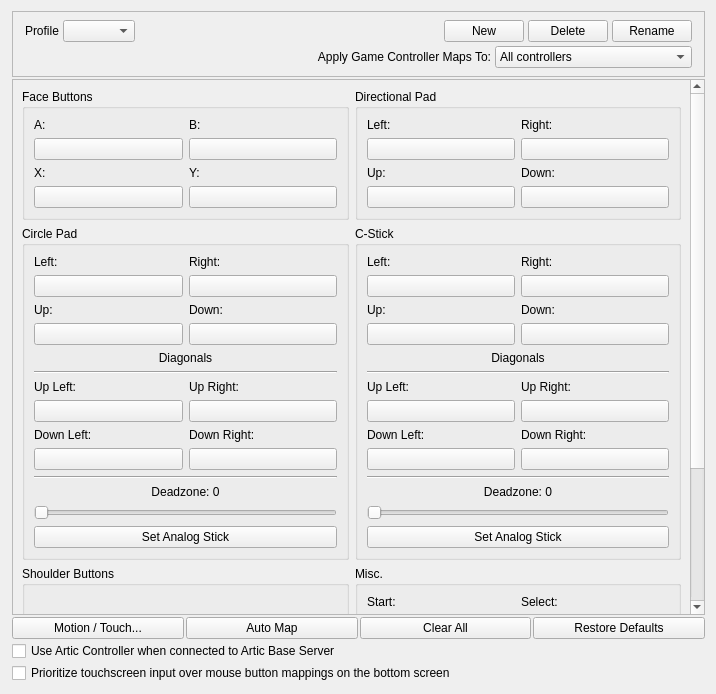
<?xml version="1.0" encoding="UTF-8"?>
<ui version="4.0">
 <class>ConfigureInput</class>
 <widget class="QWidget" name="ConfigureInput">
  <property name="geometry">
   <rect>
    <x>0</x>
    <y>0</y>
    <width>716</width>
    <height>694</height>
   </rect>
  </property>
  <layout class="QVBoxLayout" name="rootLayout">
   <property name="spacing">
    <number>2</number>
   </property>
   <property name="leftMargin">
    <number>12</number>
   </property>
   <item>
    <widget class="QFrame" name="frame">
     <property name="frameShape">
      <enum>QFrame::StyledPanel</enum>
     </property>
     <property name="frameShadow">
      <enum>QFrame::Sunken</enum>
     </property>
     <layout class="QVBoxLayout" name="verticalLayout_40">
      <property name="spacing">
       <number>4</number>
      </property>
      <property name="leftMargin">
       <number>12</number>
      </property>
      <property name="topMargin">
       <number>8</number>
      </property>
      <property name="rightMargin">
       <number>12</number>
      </property>
      <property name="bottomMargin">
       <number>8</number>
      </property>
      <item>
       <layout class="QHBoxLayout" name="horizontalLayout_3">
        <item>
         <widget class="QLabel" name="label_5">
          <property name="text">
           <string>Profile</string>
          </property>
         </widget>
        </item>
        <item>
         <widget class="QComboBox" name="profile"/>
        </item>
        <item>
         <spacer name="horizontalSpacer_2">
          <property name="orientation">
           <enum>Qt::Horizontal</enum>
          </property>
          <property name="sizeHint" stdset="0">
           <size>
            <width>40</width>
            <height>20</height>
           </size>
          </property>
         </spacer>
        </item>
        <item>
         <widget class="QPushButton" name="buttonNew">
          <property name="text">
           <string>New</string>
          </property>
         </widget>
        </item>
        <item>
         <widget class="QPushButton" name="buttonDelete">
          <property name="text">
           <string>Delete</string>
          </property>
         </widget>
        </item>
        <item>
         <widget class="QPushButton" name="buttonRename">
          <property name="text">
           <string>Rename</string>
          </property>
         </widget>
        </item>
       </layout>
      </item>
      <item>
       <layout class="QHBoxLayout" name="horizontalLayout_2">
        <property name="leftMargin">
         <number>0</number>
        </property>
        <item alignment="Qt::AlignRight">
         <widget class="QLabel" name="label_16">
          <property name="sizePolicy">
           <sizepolicy hsizetype="Expanding" vsizetype="Preferred">
            <horstretch>0</horstretch>
            <verstretch>0</verstretch>
           </sizepolicy>
          </property>
          <property name="minimumSize">
           <size>
            <width>166</width>
            <height>0</height>
           </size>
          </property>
          <property name="maximumSize">
           <size>
            <width>1920192</width>
            <height>16777215</height>
           </size>
          </property>
          <property name="toolTip">
           <string>Some mappings cannot be applied to all controllers, such as back buttons</string>
          </property>
          <property name="text">
           <string>Apply Game Controller Maps To:</string>
          </property>
          <property name="alignment">
           <set>Qt::AlignRight|Qt::AlignTrailing|Qt::AlignVCenter</set>
          </property>
         </widget>
        </item>
        <item>
         <widget class="QComboBox" name="comboBoxMappingType">
          <property name="sizePolicy">
           <sizepolicy hsizetype="Maximum" vsizetype="Fixed">
            <horstretch>0</horstretch>
            <verstretch>0</verstretch>
           </sizepolicy>
          </property>
          <property name="minimumSize">
           <size>
            <width>150</width>
            <height>0</height>
           </size>
          </property>
          <item>
           <property name="text">
            <string>All controllers</string>
           </property>
          </item>
          <item>
           <property name="text">
            <string>Controllers of the mapped type</string>
           </property>
          </item>
          <item>
           <property name="text">
            <string>Only the mapped controller</string>
           </property>
          </item>
         </widget>
        </item>
       </layout>
      </item>
     </layout>
    </widget>
   </item>
   <item>
    <widget class="QScrollArea" name="scrollArea">
     <property name="widgetResizable">
      <bool>true</bool>
     </property>
     <widget class="QWidget" name="scrollAreaContents">
      <property name="geometry">
       <rect>
        <x>0</x>
        <y>0</y>
        <width>675</width>
        <height>996</height>
       </rect>
      </property>
      <layout class="QVBoxLayout" name="verticalLayout_5">
       <item>
        <layout class="QGridLayout" name="gridLayout_7">
         <item row="2" column="0">
          <widget class="QGroupBox" name="faceButtons_3">
           <property name="title">
            <string>Shoulder Buttons</string>
           </property>
           <property name="flat">
            <bool>false</bool>
           </property>
           <property name="checkable">
            <bool>false</bool>
           </property>
           <layout class="QGridLayout" name="gridLayout_3">
            <item row="1" column="1">
             <layout class="QVBoxLayout" name="verticalLayout_16">
              <item>
               <widget class="QLabel" name="label_18">
                <property name="text">
                 <string notr="true">ZR:</string>
                </property>
               </widget>
              </item>
              <item>
               <widget class="QPushButton" name="buttonZR">
                <property name="text">
                 <string/>
                </property>
               </widget>
              </item>
             </layout>
            </item>
            <item row="0" column="0">
             <layout class="QVBoxLayout" name="verticalLayout_13">
              <item>
               <widget class="QLabel" name="label_17">
                <property name="text">
                 <string notr="true">L:</string>
                </property>
               </widget>
              </item>
              <item>
               <widget class="QPushButton" name="buttonL">
                <property name="text">
                 <string/>
                </property>
               </widget>
              </item>
             </layout>
            </item>
            <item row="1" column="0">
             <layout class="QVBoxLayout" name="verticalLayout_15">
              <item>
               <widget class="QLabel" name="label_20">
                <property name="text">
                 <string notr="true">ZL:</string>
                </property>
               </widget>
              </item>
              <item>
               <widget class="QPushButton" name="buttonZL">
                <property name="text">
                 <string/>
                </property>
               </widget>
              </item>
             </layout>
            </item>
            <item row="0" column="1">
             <layout class="QVBoxLayout" name="verticalLayout_14">
              <item>
               <widget class="QLabel" name="label_19">
                <property name="text">
                 <string notr="true">R:</string>
                </property>
               </widget>
              </item>
              <item>
               <widget class="QPushButton" name="buttonR">
                <property name="text">
                 <string/>
                </property>
               </widget>
              </item>
             </layout>
            </item>
           </layout>
          </widget>
         </item>
         <item row="0" column="0">
          <widget class="QGroupBox" name="faceButtons">
           <property name="title">
            <string>Face Buttons</string>
           </property>
           <property name="flat">
            <bool>false</bool>
           </property>
           <property name="checkable">
            <bool>false</bool>
           </property>
           <layout class="QGridLayout" name="gridLayout">
            <item row="1" column="1">
             <layout class="QVBoxLayout" name="verticalLayout_4">
              <item>
               <widget class="QLabel" name="label_4">
                <property name="text">
                 <string notr="true">Y:</string>
                </property>
               </widget>
              </item>
              <item>
               <widget class="QPushButton" name="buttonY">
                <property name="text">
                 <string/>
                </property>
               </widget>
              </item>
             </layout>
            </item>
            <item row="1" column="0">
             <layout class="QVBoxLayout" name="verticalLayout_3">
              <item>
               <widget class="QLabel" name="label_3">
                <property name="text">
                 <string notr="true">X:</string>
                </property>
               </widget>
              </item>
              <item>
               <widget class="QPushButton" name="buttonX">
                <property name="text">
                 <string/>
                </property>
               </widget>
              </item>
             </layout>
            </item>
            <item row="0" column="1">
             <layout class="QVBoxLayout" name="verticalLayout_2">
              <item>
               <widget class="QLabel" name="label_2">
                <property name="text">
                 <string notr="true">B:</string>
                </property>
               </widget>
              </item>
              <item>
               <widget class="QPushButton" name="buttonB">
                <property name="text">
                 <string/>
                </property>
               </widget>
              </item>
             </layout>
            </item>
            <item row="0" column="0">
             <layout class="QVBoxLayout" name="verticalLayout">
              <item>
               <widget class="QLabel" name="label">
                <property name="text">
                 <string notr="true">A:</string>
                </property>
               </widget>
              </item>
              <item>
               <widget class="QPushButton" name="buttonA">
                <property name="text">
                 <string/>
                </property>
               </widget>
              </item>
             </layout>
            </item>
           </layout>
          </widget>
         </item>
         <item row="0" column="1">
          <widget class="QGroupBox" name="faceButtons_2">
           <property name="title">
            <string>Directional Pad</string>
           </property>
           <property name="flat">
            <bool>false</bool>
           </property>
           <property name="checkable">
            <bool>false</bool>
           </property>
           <layout class="QGridLayout" name="gridLayout_2">
            <item row="1" column="0">
             <layout class="QVBoxLayout" name="verticalLayout_12">
              <item>
               <widget class="QLabel" name="label_34">
                <property name="text">
                 <string>Up:</string>
                </property>
               </widget>
              </item>
              <item>
               <widget class="QPushButton" name="buttonDpadUp">
                <property name="text">
                 <string/>
                </property>
               </widget>
              </item>
             </layout>
            </item>
            <item row="1" column="1">
             <layout class="QVBoxLayout" name="verticalLayout_9">
              <item>
               <widget class="QLabel" name="label_35">
                <property name="text">
                 <string>Down:</string>
                </property>
               </widget>
              </item>
              <item>
               <widget class="QPushButton" name="buttonDpadDown">
                <property name="text">
                 <string/>
                </property>
               </widget>
              </item>
             </layout>
            </item>
            <item row="0" column="0">
             <layout class="QVBoxLayout" name="verticalLayout_10">
              <item>
               <widget class="QLabel" name="label_32">
                <property name="text">
                 <string>Left:</string>
                </property>
               </widget>
              </item>
              <item>
               <widget class="QPushButton" name="buttonDpadLeft">
                <property name="text">
                 <string/>
                </property>
               </widget>
              </item>
             </layout>
            </item>
            <item row="0" column="1">
             <layout class="QVBoxLayout" name="verticalLayout_11">
              <item>
               <widget class="QLabel" name="label_33">
                <property name="text">
                 <string>Right:</string>
                </property>
               </widget>
              </item>
              <item>
               <widget class="QPushButton" name="buttonDpadRight">
                <property name="text">
                 <string/>
                </property>
               </widget>
              </item>
             </layout>
            </item>
           </layout>
          </widget>
         </item>
         <item row="2" column="1">
          <widget class="QGroupBox" name="faceButtons_6">
           <property name="title">
            <string>Misc.</string>
           </property>
           <property name="flat">
            <bool>false</bool>
           </property>
           <property name="checkable">
            <bool>false</bool>
           </property>
           <layout class="QGridLayout" name="gridLayout_6">
            <item row="0" column="0">
             <layout class="QVBoxLayout" name="verticalLayout_25">
              <item>
               <widget class="QLabel" name="label_29">
                <property name="text">
                 <string>Start:</string>
                </property>
               </widget>
              </item>
              <item>
               <widget class="QPushButton" name="buttonStart">
                <property name="text">
                 <string/>
                </property>
               </widget>
              </item>
             </layout>
            </item>
            <item row="0" column="1">
             <layout class="QVBoxLayout" name="verticalLayout_26">
              <item>
               <widget class="QLabel" name="label_30">
                <property name="text">
                 <string>Select:</string>
                </property>
               </widget>
              </item>
              <item>
               <widget class="QPushButton" name="buttonSelect">
                <property name="text">
                 <string/>
                </property>
               </widget>
              </item>
             </layout>
            </item>
            <item row="1" column="0">
             <layout class="QVBoxLayout" name="verticalLayout_27">
              <item>
               <widget class="QLabel" name="label_31">
                <property name="text">
                 <string>Home:</string>
                </property>
               </widget>
              </item>
              <item>
               <widget class="QPushButton" name="buttonHome">
                <property name="text">
                 <string/>
                </property>
               </widget>
              </item>
             </layout>
            </item>
            <item row="1" column="1">
             <layout class="QVBoxLayout" name="verticalLayout_34">
              <item>
               <widget class="QLabel" name="label_37">
                <property name="text">
                 <string>Power:</string>
                </property>
               </widget>
              </item>
              <item>
               <widget class="QPushButton" name="buttonPower">
                <property name="text">
                 <string/>
                </property>
               </widget>
              </item>
             </layout>
            </item>
            <item row="2" column="0">
             <layout class="QVBoxLayout" name="verticalLayout_28">
              <item>
               <widget class="QLabel" name="label_36">
                <property name="text">
                 <string>Circle Mod:</string>
                </property>
               </widget>
              </item>
              <item>
               <widget class="QPushButton" name="buttonCircleMod">
                <property name="text">
                 <string/>
                </property>
               </widget>
              </item>
             </layout>
            </item>
            <item row="2" column="1">
             <layout class="QVBoxLayout" name="verticalLayout_33">
              <item>
               <widget class="QLabel" name="label_41">
                <property name="text">
                 <string notr="true">GPIO14:</string>
                </property>
               </widget>
              </item>
              <item>
               <widget class="QPushButton" name="buttonGpio14">
                <property name="text">
                 <string/>
                </property>
               </widget>
              </item>
             </layout>
            </item>
            <item row="3" column="0">
             <layout class="QVBoxLayout" name="verticalLayout_32">
              <item>
               <widget class="QLabel" name="label_40">
                <property name="text">
                 <string>Debug:</string>
                </property>
               </widget>
              </item>
              <item>
               <widget class="QPushButton" name="buttonDebug">
                <property name="text">
                 <string/>
                </property>
               </widget>
              </item>
             </layout>
            </item>
           </layout>
          </widget>
         </item>
         <item row="1" column="0">
          <widget class="QGroupBox" name="faceButtons_4">
           <property name="title">
            <string>Circle Pad</string>
           </property>
           <property name="flat">
            <bool>false</bool>
           </property>
           <property name="checkable">
            <bool>false</bool>
           </property>
           <layout class="QGridLayout" name="gridLayout_4">
            <item row="11" column="2">
             <widget class="QPushButton" name="buttonCircleUpRight">
              <property name="text">
               <string/>
              </property>
             </widget>
            </item>
            <item row="10" column="1" rowspan="2">
             <layout class="QVBoxLayout" name="verticalLayout_7">
              <item>
               <widget class="QLabel" name="label_6">
                <property name="text">
                 <string>Up Left:</string>
                </property>
               </widget>
              </item>
              <item>
               <widget class="QPushButton" name="buttonCircleUpLeft">
                <property name="toolTip">
                 <string/>
                </property>
                <property name="text">
                 <string/>
                </property>
               </widget>
              </item>
             </layout>
            </item>
            <item row="0" column="1">
             <layout class="QVBoxLayout" name="verticalLayout_17">
              <item>
               <widget class="QLabel" name="label_21">
                <property name="text">
                 <string>Left:</string>
                </property>
               </widget>
              </item>
              <item>
               <widget class="QPushButton" name="buttonCircleLeft">
                <property name="text">
                 <string/>
                </property>
               </widget>
              </item>
             </layout>
            </item>
            <item row="1" column="2">
             <layout class="QVBoxLayout" name="verticalLayout_20">
              <item>
               <widget class="QLabel" name="label_22">
                <property name="text">
                 <string>Down:</string>
                </property>
               </widget>
              </item>
              <item>
               <widget class="QPushButton" name="buttonCircleDown">
                <property name="text">
                 <string/>
                </property>
               </widget>
              </item>
             </layout>
            </item>
            <item row="1" column="1">
             <layout class="QVBoxLayout" name="verticalLayout_19">
              <item>
               <widget class="QLabel" name="label_24">
                <property name="text">
                 <string>Up:</string>
                </property>
               </widget>
              </item>
              <item>
               <widget class="QPushButton" name="buttonCircleUp">
                <property name="text">
                 <string/>
                </property>
               </widget>
              </item>
             </layout>
            </item>
            <item row="20" column="1" colspan="2">
             <layout class="QVBoxLayout" name="sliderCirclePadDeadzoneAndModifierVerticalLayout">
              <item>
               <layout class="QHBoxLayout" name="sliderCirclePadDeadzoneAndModifierHorizontalLayout">
                <property name="sizeConstraint">
                 <enum>QLayout::SetDefaultConstraint</enum>
                </property>
                <item>
                 <widget class="QLabel" name="labelCirclePadDeadzoneAndModifier">
                  <property name="text">
                   <string>Deadzone: 0</string>
                  </property>
                  <property name="alignment">
                   <set>Qt::AlignHCenter</set>
                  </property>
                 </widget>
                </item>
               </layout>
              </item>
              <item>
               <widget class="QSlider" name="sliderCirclePadDeadzoneAndModifier">
                <property name="orientation">
                 <enum>Qt::Horizontal</enum>
                </property>
               </widget>
              </item>
              <item>
               <widget class="QPushButton" name="buttonCircleAnalog">
                <property name="text">
                 <string>Set Analog Stick</string>
                </property>
               </widget>
              </item>
             </layout>
            </item>
            <item row="0" column="2">
             <layout class="QVBoxLayout" name="verticalLayout_18">
              <item>
               <widget class="QLabel" name="label_23">
                <property name="text">
                 <string>Right:</string>
                </property>
               </widget>
              </item>
              <item>
               <widget class="QPushButton" name="buttonCircleRight">
                <property name="text">
                 <string/>
                </property>
               </widget>
              </item>
             </layout>
            </item>
            <item row="10" column="2">
             <layout class="QVBoxLayout" name="verticalLayout_8">
              <item>
               <widget class="QLabel" name="label_7">
                <property name="text">
                 <string>Up Right:</string>
                </property>
               </widget>
              </item>
             </layout>
            </item>
            <item row="4" column="1" colspan="2">
             <layout class="QVBoxLayout" name="verticalLayout_38">
              <property name="sizeConstraint">
               <enum>QLayout::SetDefaultConstraint</enum>
              </property>
              <item>
               <widget class="QLabel" name="label_14">
                <property name="layoutDirection">
                 <enum>Qt::LeftToRight</enum>
                </property>
                <property name="text">
                 <string>Diagonals</string>
                </property>
                <property name="alignment">
                 <set>Qt::AlignCenter</set>
                </property>
               </widget>
              </item>
              <item>
               <widget class="Line" name="line">
                <property name="orientation">
                 <enum>Qt::Horizontal</enum>
                </property>
               </widget>
              </item>
             </layout>
            </item>
            <item row="12" column="2">
             <layout class="QVBoxLayout" name="verticalLayout_30">
              <item>
               <widget class="QLabel" name="label_9">
                <property name="text">
                 <string>Down Right:</string>
                </property>
               </widget>
              </item>
              <item>
               <widget class="QPushButton" name="buttonCircleDownRight">
                <property name="text">
                 <string/>
                </property>
               </widget>
              </item>
             </layout>
            </item>
            <item row="12" column="1">
             <layout class="QVBoxLayout" name="verticalLayout_29">
              <item>
               <widget class="QLabel" name="label_8">
                <property name="text">
                 <string>Down Left:</string>
                </property>
               </widget>
              </item>
              <item>
               <widget class="QPushButton" name="buttonCircleDownLeft">
                <property name="text">
                 <string/>
                </property>
               </widget>
              </item>
             </layout>
            </item>
            <item row="14" column="1" colspan="2">
             <widget class="Line" name="line_3">
              <property name="orientation">
               <enum>Qt::Horizontal</enum>
              </property>
             </widget>
            </item>
           </layout>
          </widget>
         </item>
         <item row="1" column="1">
          <widget class="QGroupBox" name="faceButtons_5">
           <property name="title">
            <string>C-Stick</string>
           </property>
           <property name="flat">
            <bool>false</bool>
           </property>
           <property name="checkable">
            <bool>false</bool>
           </property>
           <layout class="QGridLayout" name="gridLayout_5">
            <item row="1" column="1">
             <layout class="QVBoxLayout" name="verticalLayout_24">
              <item>
               <widget class="QLabel" name="label_26">
                <property name="text">
                 <string>Down:</string>
                </property>
               </widget>
              </item>
              <item>
               <widget class="QPushButton" name="buttonCStickDown">
                <property name="text">
                 <string/>
                </property>
               </widget>
              </item>
             </layout>
            </item>
            <item row="0" column="1">
             <layout class="QVBoxLayout" name="verticalLayout_22">
              <item>
               <widget class="QLabel" name="label_27">
                <property name="text">
                 <string>Right:</string>
                </property>
               </widget>
              </item>
              <item>
               <widget class="QPushButton" name="buttonCStickRight">
                <property name="text">
                 <string/>
                </property>
               </widget>
              </item>
             </layout>
            </item>
            <item row="1" column="0">
             <layout class="QVBoxLayout" name="verticalLayout_23">
              <item>
               <widget class="QLabel" name="label_28">
                <property name="text">
                 <string>Up:</string>
                </property>
               </widget>
              </item>
              <item>
               <widget class="QPushButton" name="buttonCStickUp">
                <property name="text">
                 <string/>
                </property>
               </widget>
              </item>
             </layout>
            </item>
            <item row="0" column="0">
             <layout class="QVBoxLayout" name="verticalLayout_21">
              <item>
               <widget class="QLabel" name="label_25">
                <property name="text">
                 <string>Left:</string>
                </property>
               </widget>
              </item>
              <item>
               <widget class="QPushButton" name="buttonCStickLeft">
                <property name="text">
                 <string/>
                </property>
               </widget>
              </item>
             </layout>
            </item>
            <item row="5" column="1">
             <layout class="QVBoxLayout" name="verticalLayout_35">
              <item>
               <widget class="QLabel" name="label_11">
                <property name="text">
                 <string>Up Right:</string>
                </property>
               </widget>
              </item>
              <item>
               <widget class="QPushButton" name="buttonCStickUpRight">
                <property name="text">
                 <string/>
                </property>
               </widget>
              </item>
             </layout>
            </item>
            <item row="6" column="0">
             <layout class="QVBoxLayout" name="verticalLayout_36">
              <item>
               <widget class="QLabel" name="label_12">
                <property name="text">
                 <string>Down Left:</string>
                </property>
               </widget>
              </item>
              <item>
               <widget class="QPushButton" name="buttonCStickDownLeft">
                <property name="text">
                 <string/>
                </property>
               </widget>
              </item>
             </layout>
            </item>
            <item row="6" column="1">
             <layout class="QVBoxLayout" name="verticalLayout_37">
              <item>
               <widget class="QLabel" name="label_13">
                <property name="text">
                 <string>Down Right:</string>
                </property>
               </widget>
              </item>
              <item>
               <widget class="QPushButton" name="buttonCStickDownRight">
                <property name="text">
                 <string/>
                </property>
               </widget>
              </item>
             </layout>
            </item>
            <item row="5" column="0">
             <layout class="QVBoxLayout" name="verticalLayout_31">
              <item>
               <widget class="QLabel" name="label_10">
                <property name="text">
                 <string>Up Left:</string>
                </property>
               </widget>
              </item>
              <item>
               <widget class="QPushButton" name="buttonCStickUpLeft">
                <property name="text">
                 <string/>
                </property>
               </widget>
              </item>
             </layout>
            </item>
            <item row="4" column="0" colspan="2">
             <layout class="QVBoxLayout" name="verticalLayout_39">
              <item>
               <widget class="QLabel" name="label_15">
                <property name="text">
                 <string>Diagonals</string>
                </property>
                <property name="alignment">
                 <set>Qt::AlignCenter</set>
                </property>
               </widget>
              </item>
              <item>
               <widget class="Line" name="line_2">
                <property name="orientation">
                 <enum>Qt::Horizontal</enum>
                </property>
               </widget>
              </item>
             </layout>
            </item>
            <item row="9" column="0" colspan="2">
             <layout class="QVBoxLayout" name="sliderCStickDeadzoneAndModifierVerticalLayout">
              <property name="sizeConstraint">
               <enum>QLayout::SetDefaultConstraint</enum>
              </property>
              <item>
               <layout class="QHBoxLayout" name="sliderCStickDeadzoneAndModifierHorizontalLayout">
                <item>
                 <widget class="QLabel" name="labelCStickDeadzoneAndModifier">
                  <property name="text">
                   <string>Deadzone: 0</string>
                  </property>
                  <property name="alignment">
                   <set>Qt::AlignHCenter</set>
                  </property>
                 </widget>
                </item>
               </layout>
              </item>
              <item>
               <widget class="QSlider" name="sliderCStickDeadzoneAndModifier">
                <property name="orientation">
                 <enum>Qt::Horizontal</enum>
                </property>
               </widget>
              </item>
              <item>
               <widget class="QPushButton" name="buttonCStickAnalog">
                <property name="text">
                 <string>Set Analog Stick</string>
                </property>
               </widget>
              </item>
             </layout>
            </item>
            <item row="7" column="0" colspan="2">
             <widget class="Line" name="line_4">
              <property name="orientation">
               <enum>Qt::Horizontal</enum>
              </property>
             </widget>
            </item>
           </layout>
          </widget>
         </item>
        </layout>
       </item>
      </layout>
     </widget>
    </widget>
   </item>
   <item>
    <layout class="QVBoxLayout" name="verticalLayout_6">
     <item>
      <layout class="QHBoxLayout" name="horizontalLayout">
       <item>
        <widget class="QPushButton" name="buttonMotionTouch">
         <property name="sizePolicy">
          <sizepolicy hsizetype="Minimum" vsizetype="Fixed">
           <horstretch>0</horstretch>
           <verstretch>0</verstretch>
          </sizepolicy>
         </property>
         <property name="sizeIncrement">
          <size>
           <width>0</width>
           <height>0</height>
          </size>
         </property>
         <property name="baseSize">
          <size>
           <width>0</width>
           <height>0</height>
          </size>
         </property>
         <property name="layoutDirection">
          <enum>Qt::LeftToRight</enum>
         </property>
         <property name="text">
          <string>Motion / Touch...</string>
         </property>
        </widget>
       </item>
       <item>
        <widget class="QPushButton" name="buttonAutoMap">
         <property name="sizePolicy">
          <sizepolicy hsizetype="Minimum" vsizetype="Fixed">
           <horstretch>0</horstretch>
           <verstretch>0</verstretch>
          </sizepolicy>
         </property>
         <property name="sizeIncrement">
          <size>
           <width>0</width>
           <height>0</height>
          </size>
         </property>
         <property name="baseSize">
          <size>
           <width>0</width>
           <height>0</height>
          </size>
         </property>
         <property name="layoutDirection">
          <enum>Qt::LeftToRight</enum>
         </property>
         <property name="text">
          <string>Auto Map</string>
         </property>
        </widget>
       </item>
       <item>
        <widget class="QPushButton" name="buttonClearAll">
         <property name="sizePolicy">
          <sizepolicy hsizetype="Minimum" vsizetype="Fixed">
           <horstretch>0</horstretch>
           <verstretch>0</verstretch>
          </sizepolicy>
         </property>
         <property name="sizeIncrement">
          <size>
           <width>0</width>
           <height>0</height>
          </size>
         </property>
         <property name="baseSize">
          <size>
           <width>0</width>
           <height>0</height>
          </size>
         </property>
         <property name="layoutDirection">
          <enum>Qt::LeftToRight</enum>
         </property>
         <property name="text">
          <string>Clear All</string>
         </property>
        </widget>
       </item>
       <item>
        <widget class="QPushButton" name="buttonRestoreDefaults">
         <property name="sizePolicy">
          <sizepolicy hsizetype="Minimum" vsizetype="Fixed">
           <horstretch>0</horstretch>
           <verstretch>0</verstretch>
          </sizepolicy>
         </property>
         <property name="sizeIncrement">
          <size>
           <width>0</width>
           <height>0</height>
          </size>
         </property>
         <property name="baseSize">
          <size>
           <width>0</width>
           <height>0</height>
          </size>
         </property>
         <property name="layoutDirection">
          <enum>Qt::LeftToRight</enum>
         </property>
         <property name="text">
          <string>Restore Defaults</string>
         </property>
        </widget>
       </item>
      </layout>
     </item>
     <item>
      <widget class="QCheckBox" name="use_artic_controller">
       <property name="text">
        <string>Use Artic Controller when connected to Artic Base Server</string>
       </property>
      </widget>
     </item>
     <item>
      <widget class="QCheckBox" name="prefer_touchscreen_over_mouse_buttons">
       <property name="text">
        <string>Prioritize touchscreen input over mouse button mappings on the bottom screen</string>
       </property>
      </widget>
     </item>
    </layout>
   </item>
  </layout>
 </widget>
 <tabstops>
  <tabstop>profile</tabstop>
  <tabstop>buttonNew</tabstop>
  <tabstop>buttonDelete</tabstop>
  <tabstop>buttonRename</tabstop>
  <tabstop>buttonA</tabstop>
  <tabstop>buttonB</tabstop>
  <tabstop>buttonX</tabstop>
  <tabstop>buttonY</tabstop>
  <tabstop>buttonDpadLeft</tabstop>
  <tabstop>buttonDpadRight</tabstop>
  <tabstop>buttonDpadUp</tabstop>
  <tabstop>buttonDpadDown</tabstop>
  <tabstop>buttonCircleLeft</tabstop>
  <tabstop>buttonCircleRight</tabstop>
  <tabstop>buttonCircleUp</tabstop>
  <tabstop>buttonCircleDown</tabstop>
  <tabstop>sliderCirclePadDeadzoneAndModifier</tabstop>
  <tabstop>buttonCStickLeft</tabstop>
  <tabstop>buttonCStickRight</tabstop>
  <tabstop>buttonCStickUp</tabstop>
  <tabstop>buttonCStickDown</tabstop>
  <tabstop>sliderCStickDeadzoneAndModifier</tabstop>
  <tabstop>buttonL</tabstop>
  <tabstop>buttonR</tabstop>
  <tabstop>buttonZL</tabstop>
  <tabstop>buttonZR</tabstop>
  <tabstop>buttonStart</tabstop>
  <tabstop>buttonSelect</tabstop>
  <tabstop>buttonHome</tabstop>
  <tabstop>buttonCircleMod</tabstop>
  <tabstop>buttonDebug</tabstop>
  <tabstop>buttonGpio14</tabstop>
  <tabstop>buttonMotionTouch</tabstop>
  <tabstop>buttonAutoMap</tabstop>
  <tabstop>buttonClearAll</tabstop>
  <tabstop>buttonRestoreDefaults</tabstop>
 </tabstops>
 <resources/>
 <connections/>
</ui>
